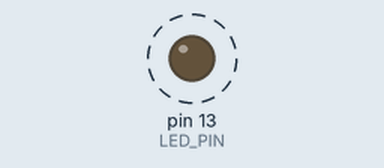
Bench run of a sketch on a simulated Arduino Uno, built with avr-gcc and run on an emulated ATmega328P. Shown: output pins drawn as LEDs (lit = HIGH). Dashed ring = blinking.

Above: at 0.5 s.
Timing chart, 0 to 3.0 s (numbered marks = the images above):
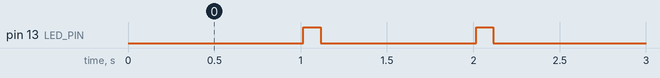

Measured:
- by itself, pin 13 (LED_PIN): alternates HIGH for 0.10 s and LOW for 0.90 s

The sketch:

list02.ino
```cpp
/**
 * シリアルポートに文字列を送信する
 */
#include <SoftwareSerial.h>

#define LED_PIN (13) //LEDピン番号定義
#define RX_PIN  (3) //RXピン番号定義
#define TX_PIN  (2) //TXピン番号定義

SoftwareSerial mySerial(RX_PIN,TX_PIN); //シリアルポート設定

char str[128];           //送信用文字列バッファ
unsigned long nextTime;  //次回送信時刻
const unsigned long T = 1000; //送信間隔

void setup()
{
  //シリアルポート有効化。SBDBTのデフォルトのボーレート9600を設定
  mySerial.begin(9600);

  // 次回送信時刻の更新
  nextTime = millis() + T;

  // ピンモードの設定
  pinMode(LED_PIN, OUTPUT);
}

void loop()
{
  // 現在時刻(=プログラムの実行開始から現在までの時間)を取得
  unsigned long curTime = millis();

  // 現在時刻が送信時刻を超えていたらデータ送信
  if (curTime > nextTime){

    // 次回送信時刻を更新
    nextTime += T;

    // 送信用文字列を作成
    sprintf(str,"millis:%ld",curTime);

    // シリアルポートへ文字列送信
    mySerial.println(str);

    // スケッチ書き込み確認用にLED点滅
    digitalWrite(13,HIGH);
    delay(100);
    digitalWrite(13,LOW);
  }
}
```
